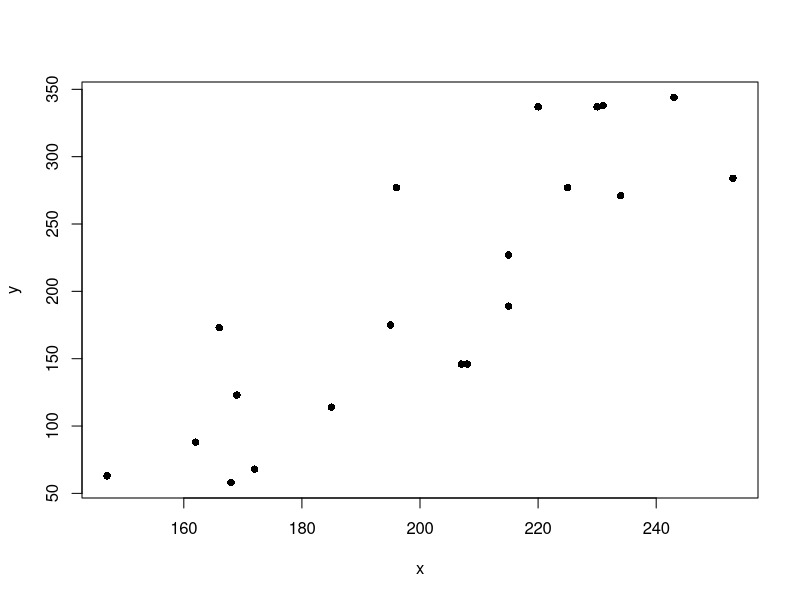
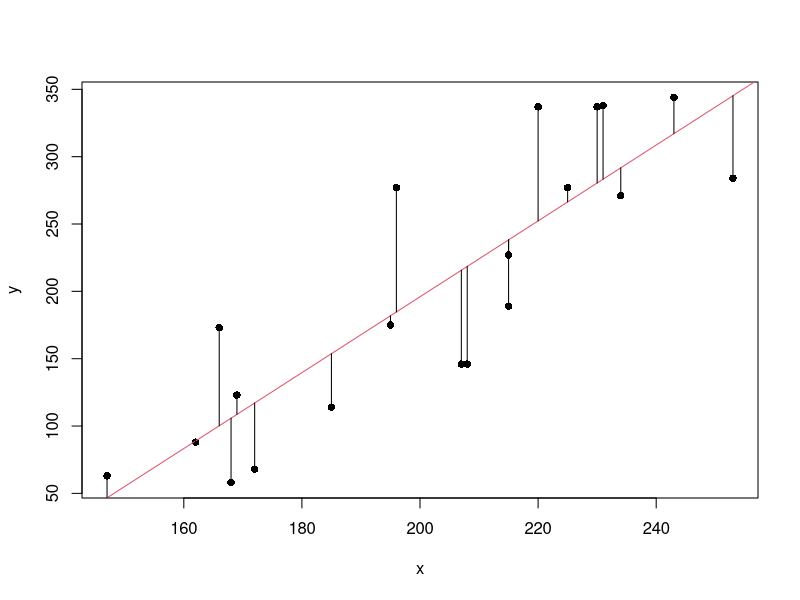
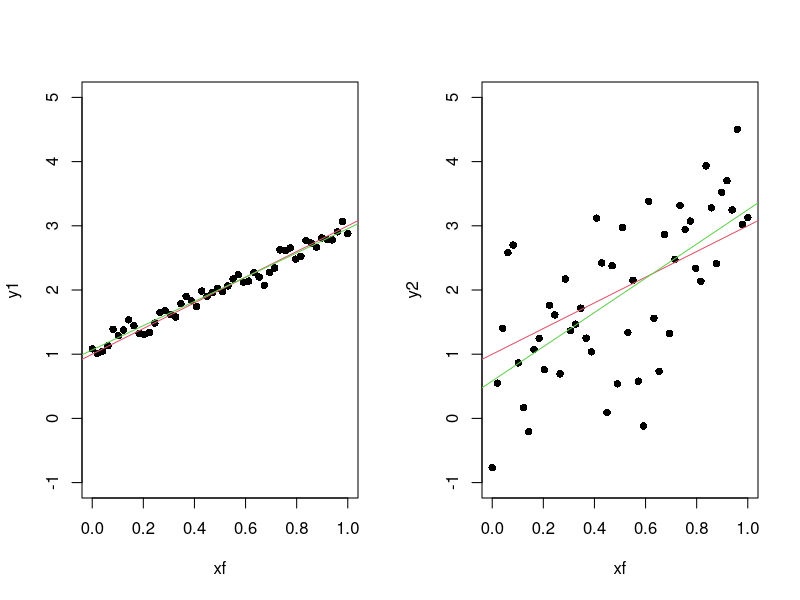
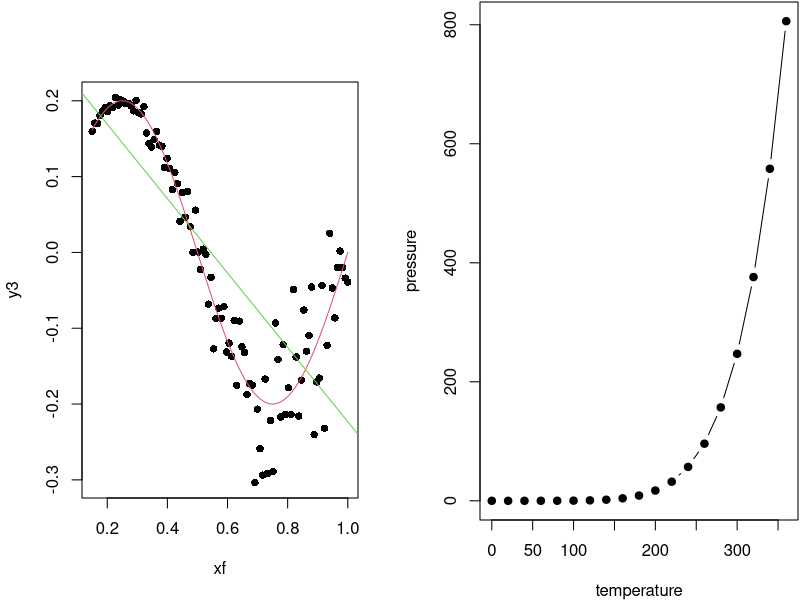

The R script that drew these images, in order:
## ---- chunk 1

# Production time
y <- c(175, 189, 344, 88, 114, 338, 271, 173, 284, 277, 337, 58, 146, 277, 123, 227, 63, 337, 146, 68)

# Number of units in the order
x <- c(195, 215, 243, 162, 185, 231, 234, 166, 253, 196, 220, 168, 207, 225, 169, 215, 147, 230, 208, 172)

# Data scatterplot (pch = 16 for filled points)
plot(y ~ x, pch = 16)

## ---- chunk 2

# Fit a linear model y = beta0 + beta1 * x
reg <- lm(y ~ x)

# The result is a list with several objects
names(reg)

# The fitted coefficients beta0 (intercept) and beta1 (slope)
reg$coefficients

# The regression line with the minimized distances
plot(y ~ x, pch = 16)
abline(reg, col = 2)
segments(x0 = x, y0 = y, x1 = x, y1 = reg$fitted.values)

## ---- chunk 3

# Create the design matrix
X <- cbind(1, x)

# The analytical solution
betahat <- solve(t(X) %*% X) %*% t(X) %*% y
betahat

# Minimal RSS
sum((y - X %*% betahat)^2)
## ---- chunk 4

# # Define input
# inputPanel(
#   
#   sliderInput("beta0", label = "Intercept:",
#               min = -500, max = 300, value = reg$coefficients[1] + 600, step = 5),
#   sliderInput("beta1", label = "Slope:",
#               min = -3, max = 8, value = 0, step = 0.01)
#   
# )
# 
# # Create plot
# renderPlot({
#   plot(y ~ x, main = paste("RSS:", round(sum((input$beta0 + input$beta1 * x - y)^2), 1)), pch = 16, xlim = c(100, 300), ylim = c(0, 400))
#   abline(a = input$beta0, b = input$beta1, col = 2)
#   segments(x0 = x, y0 = y, x1 = x, y1 = input$beta0 + input$beta1 * x)
# })
  
## ---- chunk 5
# 
#  ### Define a line
#   data_line <- data.frame(
#     x_rng = c(0, 1), 
#     y_rng = c(reg$coefficients[1], reg$coefficients[1] + reg$coefficients[2])
#   )     
#   
# p <- ggvis(data.frame("x" = x, "y" = y), x = ~x, y = ~y)
# layer_points(p) %>%
# layer_model_predictions(model = "lm", stroke := "red") %>%
#     layer_paths(x = ~x_rng, y = ~y_rng, stroke := "blue", data = data_line) %>% 
#   scale_numeric("x", domain = c(140, 270), nice = FALSE, clamp = TRUE) %>% 
#   scale_numeric("y", domain = c(0, 400), nice = FALSE, clamp = TRUE)
# 
## ---- chunk 6

# Summary of the fit
summary(reg)

## ---- chunk 7

# Point in which we want a prediction for y
newx <- data.frame(x = 200)

# Prediction with 95% confidence interval
predict(reg, newdata = newx, interval = "prediction", level = 0.95)

# The same prediction
reg$coefficients %*% c(1, 200)

## ---- chunk 8

# Fixed design
xf <- seq(0, 1, l = 50)

# Errors with different variance
set.seed(123456)
eps1 <- rnorm(50, sd = 0.1)
eps2 <- rnorm(50, sd = 1)

# Responses generated following a linear model
y1 <- 1 + 2 * xf + eps1
y2 <- 1 + 2 * xf + eps2

# Fits
reg1 <- lm(y1 ~ xf)
reg2 <- lm(y2 ~ xf)

# R^2 depends on the 
summary(reg1)
summary(reg2)

# Plot
par(mfrow = c(1, 2))
plot(y1 ~ xf, pch = 16, ylim = c(-1, 5))
abline(a = 1, b = 2, col = 2)
abline(a = reg1$coefficients[1], b = reg1$coefficients[2], col = 3)
plot(y2 ~ xf, pch = 16, ylim = c(-1, 5))
abline(a = 1, b = 2, col = 2)
abline(a = reg2$coefficients[1], b = reg2$coefficients[2], col = 3)

## ---- chunk 9

# Create data that: 
# 1) does NOT follow a linear model
# 2) the error is heteroskedastic
xf <- seq(0.15, 1, l = 100)
y3 <- 0.2 * sin(2 * pi * xf) + rnorm(n = 100, sd = 0.1 * xf^2)

# Great R^2!?
reg3 <- lm(y3 ~ xf)
summary(reg3)

# But predicting is obviously problematic
plot(y3 ~ xf, pch = 16)
lines(0.2 * sin(2 * pi * xf) ~ xf, col = 2)
abline(reg3, col = 3)

## ---- chunk 10
par(mar = c(4, 4, .1, .1))
plot(pressure, type = 'b', pch = 19)
## ---- chunk 11
knitr::kable(
  head(iris, 20), caption = 'Here is a nice table!',
  booktabs = TRUE
)
